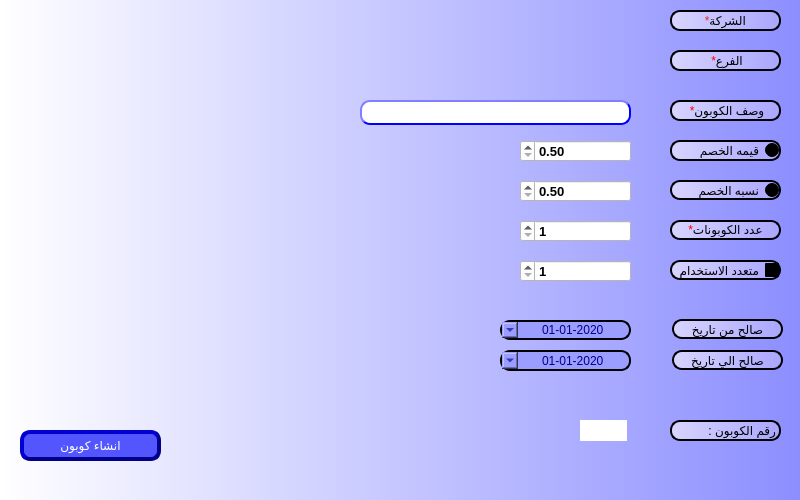
<?xml version="1.0" encoding="UTF-8"?>
<ui version="4.0">
 <class>CustomerGP</class>
 <widget class="QDialog" name="CustomerGP">
  <property name="geometry">
   <rect>
    <x>0</x>
    <y>0</y>
    <width>800</width>
    <height>500</height>
   </rect>
  </property>
  <property name="minimumSize">
   <size>
    <width>800</width>
    <height>500</height>
   </size>
  </property>
  <property name="maximumSize">
   <size>
    <width>800</width>
    <height>500</height>
   </size>
  </property>
  <property name="windowTitle">
   <string>انشاء كوبون</string>
  </property>
  <property name="layoutDirection">
   <enum>Qt::RightToLeft</enum>
  </property>
  <property name="styleSheet">
   <string notr="true">background-color: qlineargradient(spread:pad, x1:0, y1:0, x2:1, y2:0, stop:0 #ffffff, stop:1 #8c8eff);</string>
  </property>
  <widget class="QLabel" name="desc">
   <property name="geometry">
    <rect>
     <x>670</x>
     <y>100</y>
     <width>111</width>
     <height>21</height>
    </rect>
   </property>
   <property name="styleSheet">
    <string notr="true">color:Black;
background-color: qlineargradient(spread:pad, x1:0, y1:0, x2:1, y2:0, stop:0 #d8d5ff, stop:1 #a9a6ff);
border-style: outset;
border-width: 2px;
border-radius: 10px;
border-color:black;</string>
   </property>
   <property name="text">
    <string>&lt;html&gt;&lt;head/&gt;&lt;body&gt;&lt;p align=&quot;center&quot;&gt;&lt;span style=&quot; color:#ff0000;&quot;&gt;*&lt;/span&gt;وصف الكوبون&lt;/p&gt;&lt;/body&gt;&lt;/html&gt;</string>
   </property>
  </widget>
  <widget class="QPushButton" name="BTN_createCoupon">
   <property name="geometry">
    <rect>
     <x>20</x>
     <y>430</y>
     <width>141</width>
     <height>31</height>
    </rect>
   </property>
   <property name="layoutDirection">
    <enum>Qt::RightToLeft</enum>
   </property>
   <property name="styleSheet">
    <string notr="true">QPushButton{
                                        background-color: #5356ff;
                                        border-style: outset;
                                        border-width: 4px;
                                        border-radius: 10px;
                                        border-color: darkblue;
                    color:white;
	font: 75 14pt &quot;MS Shell Dlg 2&quot;;
	                                    }
                                        QPushButton:hover {
                                        background: qradialgradient(
                                        cx: 0.3, cy: -0.4, fx: 0.3, fy: -0.4,
                                        radius: 1.35, stop: 0 #3a0dab, stop: 1 #a5a5ff
                                        );
                                        }
                                        QPushButton:pressed {
                                        border-style: inset;
                                        background: qradialgradient(
                                        cx: 0.4, cy: -0.1, fx: 0.4, fy: -0.1,
                                        radius: 1.35, stop: 0 #a5a5ff, stop: 1 #3a0dab
                                        );
                                        }</string>
   </property>
   <property name="text">
    <string>انشاء كوبون</string>
   </property>
  </widget>
  <widget class="QLineEdit" name="LE_desc">
   <property name="geometry">
    <rect>
     <x>360</x>
     <y>100</y>
     <width>271</width>
     <height>25</height>
    </rect>
   </property>
   <property name="styleSheet">
    <string notr="true">QLineEdit{
                                        background-color: white;
                                        border-style: outset;
                                        border-width: 2px;
                                        border-radius: 10px;
                                        border-color: blue;
                                        min-width: 6em;
                                        }
                                        QLineEdit:hover {
                                        background: qradialgradient(
                                        cx: 0.3, cy: -0.4, fx: 0.3, fy: -0.4,
                                        radius: 1.35, stop: 0 #fff, stop: 1 #bbb
                                        );
                                        }
                                       QLineEdit:pressed {
                                        border-style: inset;
                                        background: qradialgradient(
                                        cx: 0.4, cy: -0.1, fx: 0.4, fy: -0.1,
                                        radius: 1.35, stop: 0 #fff, stop: 1 #ddd
                                        );
                                        }
                                    </string>
   </property>
  </widget>
  <widget class="QRadioButton" name="radioButton_Value">
   <property name="geometry">
    <rect>
     <x>670</x>
     <y>140</y>
     <width>111</width>
     <height>21</height>
    </rect>
   </property>
   <property name="layoutDirection">
    <enum>Qt::RightToLeft</enum>
   </property>
   <property name="autoFillBackground">
    <bool>false</bool>
   </property>
   <property name="styleSheet">
    <string notr="true">color:Black;
background-color: qlineargradient(spread:pad, x1:0, y1:0, x2:1, y2:0, stop:0 #d8d5ff, stop:1 #a9a6ff);
border-style: outset;
border-width: 2px;
border-radius: 10px;
border-color:black;</string>
   </property>
   <property name="text">
    <string>قيمه الخصم</string>
   </property>
   <property name="checked">
    <bool>true</bool>
   </property>
  </widget>
  <widget class="QRadioButton" name="radioButton_Percentage">
   <property name="geometry">
    <rect>
     <x>670</x>
     <y>180</y>
     <width>111</width>
     <height>20</height>
    </rect>
   </property>
   <property name="layoutDirection">
    <enum>Qt::RightToLeft</enum>
   </property>
   <property name="styleSheet">
    <string notr="true">color:Black;
background-color: qlineargradient(spread:pad, x1:0, y1:0, x2:1, y2:0, stop:0 #d8d5ff, stop:1 #a9a6ff);
border-style: outset;
border-width: 2px;
border-radius: 10px;
border-color:black;</string>
   </property>
   <property name="text">
    <string>نسبه الخصم</string>
   </property>
  </widget>
  <widget class="QCheckBox" name="checkBox_Multi">
   <property name="geometry">
    <rect>
     <x>670</x>
     <y>260</y>
     <width>111</width>
     <height>20</height>
    </rect>
   </property>
   <property name="layoutDirection">
    <enum>Qt::RightToLeft</enum>
   </property>
   <property name="styleSheet">
    <string notr="true">color:Black;
background-color: qlineargradient(spread:pad, x1:0, y1:0, x2:1, y2:0, stop:0 #d8d5ff, stop:1 #a9a6ff);
border-style: outset;
border-width: 2px;
border-radius: 10px;
border-color:black;</string>
   </property>
   <property name="text">
    <string>متعدد الاستخدام</string>
   </property>
  </widget>
  <widget class="QLabel" name="desc_2">
   <property name="geometry">
    <rect>
     <x>670</x>
     <y>220</y>
     <width>111</width>
     <height>20</height>
    </rect>
   </property>
   <property name="layoutDirection">
    <enum>Qt::RightToLeft</enum>
   </property>
   <property name="styleSheet">
    <string notr="true">color:Black;
background-color: qlineargradient(spread:pad, x1:0, y1:0, x2:1, y2:0, stop:0 #d8d5ff, stop:1 #a9a6ff);
border-style: outset;
border-width: 2px;
border-radius: 10px;
border-color:black;</string>
   </property>
   <property name="text">
    <string>&lt;html&gt;&lt;head/&gt;&lt;body&gt;&lt;p align=&quot;center&quot;&gt;&lt;span style=&quot; color:#ff0000;&quot;&gt;*&lt;/span&gt;عدد الكوبونات&lt;/p&gt;&lt;/body&gt;&lt;/html&gt;</string>
   </property>
   <property name="alignment">
    <set>Qt::AlignCenter</set>
   </property>
  </widget>
  <widget class="QLabel" name="desc_3">
   <property name="geometry">
    <rect>
     <x>672</x>
     <y>319</y>
     <width>111</width>
     <height>20</height>
    </rect>
   </property>
   <property name="layoutDirection">
    <enum>Qt::RightToLeft</enum>
   </property>
   <property name="styleSheet">
    <string notr="true">color:Black;
background-color: qlineargradient(spread:pad, x1:0, y1:0, x2:1, y2:0, stop:0 #d8d5ff, stop:1 #a9a6ff);
border-style: outset;
border-width: 2px;
border-radius: 10px;
border-color:black;</string>
   </property>
   <property name="text">
    <string>صالح من تاريخ</string>
   </property>
   <property name="alignment">
    <set>Qt::AlignCenter</set>
   </property>
  </widget>
  <widget class="QLabel" name="desc_4">
   <property name="geometry">
    <rect>
     <x>672</x>
     <y>350</y>
     <width>111</width>
     <height>20</height>
    </rect>
   </property>
   <property name="layoutDirection">
    <enum>Qt::RightToLeft</enum>
   </property>
   <property name="styleSheet">
    <string notr="true">color:Black;
background-color: qlineargradient(spread:pad, x1:0, y1:0, x2:1, y2:0, stop:0 #d8d5ff, stop:1 #a9a6ff);
border-style: outset;
border-width: 2px;
border-radius: 10px;
border-color:black;</string>
   </property>
   <property name="text">
    <string>صالح الي تاريخ</string>
   </property>
   <property name="alignment">
    <set>Qt::AlignCenter</set>
   </property>
  </widget>
  <widget class="QDateTimeEdit" name="Qdate_to">
   <property name="geometry">
    <rect>
     <x>500</x>
     <y>350</y>
     <width>131</width>
     <height>21</height>
    </rect>
   </property>
   <property name="layoutDirection">
    <enum>Qt::RightToLeft</enum>
   </property>
   <property name="styleSheet">
    <string notr="true">color:darkblue;
background-color: qlineargradient(spread:pad, x1:0, y1:0, x2:1, y2:0, stop:0 #d8d5ff, stop:1 #a9a6ff);
border-style: outset;
border-width: 2px;
border-radius: 10px;
border-color:black;
background-color: #9c9eff;</string>
   </property>
   <property name="alignment">
    <set>Qt::AlignCenter</set>
   </property>
   <property name="minimumDateTime">
    <datetime>
     <hour>0</hour>
     <minute>0</minute>
     <second>0</second>
     <year>2020</year>
     <month>1</month>
     <day>1</day>
    </datetime>
   </property>
   <property name="displayFormat">
    <string>yyyy-MM-dd</string>
   </property>
   <property name="calendarPopup">
    <bool>true</bool>
   </property>
  </widget>
  <widget class="QDateTimeEdit" name="Qdate_from">
   <property name="geometry">
    <rect>
     <x>500</x>
     <y>320</y>
     <width>131</width>
     <height>20</height>
    </rect>
   </property>
   <property name="layoutDirection">
    <enum>Qt::RightToLeft</enum>
   </property>
   <property name="styleSheet">
    <string notr="true">color:darkblue;
background-color: qlineargradient(spread:pad, x1:0, y1:0, x2:1, y2:0, stop:0 #d8d5ff, stop:1 #a9a6ff);
border-style: outset;
border-width: 2px;
border-radius: 10px;
border-color:black;
background-color: #9c9eff;</string>
   </property>
   <property name="alignment">
    <set>Qt::AlignCenter</set>
   </property>
   <property name="minimumDateTime">
    <datetime>
     <hour>0</hour>
     <minute>0</minute>
     <second>0</second>
     <year>2020</year>
     <month>1</month>
     <day>1</day>
    </datetime>
   </property>
   <property name="displayFormat">
    <string>yyyy-MM-dd</string>
   </property>
   <property name="calendarPopup">
    <bool>true</bool>
   </property>
  </widget>
  <widget class="QLabel" name="desc_6">
   <property name="geometry">
    <rect>
     <x>670</x>
     <y>10</y>
     <width>111</width>
     <height>21</height>
    </rect>
   </property>
   <property name="layoutDirection">
    <enum>Qt::RightToLeft</enum>
   </property>
   <property name="styleSheet">
    <string notr="true">color:Black;
background-color: qlineargradient(spread:pad, x1:0, y1:0, x2:1, y2:0, stop:0 #d8d5ff, stop:1 #a9a6ff);
border-style: outset;
border-width: 2px;
border-radius: 10px;
border-color:black;</string>
   </property>
   <property name="text">
    <string>&lt;html&gt;&lt;head/&gt;&lt;body&gt;&lt;p align=&quot;center&quot;&gt;&lt;span style=&quot; color:#ef2929;&quot;&gt;*&lt;/span&gt;الشركة &lt;/p&gt;&lt;/body&gt;&lt;/html&gt;</string>
   </property>
  </widget>
  <widget class="QLabel" name="desc_7">
   <property name="geometry">
    <rect>
     <x>670</x>
     <y>50</y>
     <width>111</width>
     <height>21</height>
    </rect>
   </property>
   <property name="layoutDirection">
    <enum>Qt::RightToLeft</enum>
   </property>
   <property name="styleSheet">
    <string notr="true">color:Black;
background-color: qlineargradient(spread:pad, x1:0, y1:0, x2:1, y2:0, stop:0 #d8d5ff, stop:1 #a9a6ff);
border-style: outset;
border-width: 2px;
border-radius: 10px;
border-color:black;</string>
   </property>
   <property name="text">
    <string>&lt;html&gt;&lt;head/&gt;&lt;body&gt;&lt;p align=&quot;center&quot;&gt;&lt;span style=&quot; color:#ff0000;&quot;&gt;*&lt;/span&gt;الفرع&lt;/p&gt;&lt;/body&gt;&lt;/html&gt;</string>
   </property>
  </widget>
  <widget class="QDoubleSpinBox" name="LE_desc_2">
   <property name="geometry">
    <rect>
     <x>520</x>
     <y>140</y>
     <width>111</width>
     <height>22</height>
    </rect>
   </property>
   <property name="font">
    <font>
     <pointsize>10</pointsize>
     <weight>75</weight>
     <bold>true</bold>
    </font>
   </property>
   <property name="styleSheet">
    <string notr="true">background-color: rgb(255, 255, 255);</string>
   </property>
   <property name="minimum">
    <double>0.500000000000000</double>
   </property>
  </widget>
  <widget class="QDoubleSpinBox" name="LE_desc_3">
   <property name="geometry">
    <rect>
     <x>520</x>
     <y>180</y>
     <width>111</width>
     <height>22</height>
    </rect>
   </property>
   <property name="font">
    <font>
     <pointsize>10</pointsize>
     <weight>75</weight>
     <bold>true</bold>
    </font>
   </property>
   <property name="styleSheet">
    <string notr="true">background-color: rgb(255, 255, 255);</string>
   </property>
   <property name="minimum">
    <double>0.500000000000000</double>
   </property>
  </widget>
  <widget class="QSpinBox" name="LE_desc_4">
   <property name="geometry">
    <rect>
     <x>520</x>
     <y>220</y>
     <width>111</width>
     <height>22</height>
    </rect>
   </property>
   <property name="font">
    <font>
     <pointsize>10</pointsize>
     <weight>75</weight>
     <bold>true</bold>
    </font>
   </property>
   <property name="styleSheet">
    <string notr="true">background-color: rgb(255, 255, 255);</string>
   </property>
   <property name="minimum">
    <number>1</number>
   </property>
  </widget>
  <widget class="QSpinBox" name="LE_desc_5">
   <property name="geometry">
    <rect>
     <x>520</x>
     <y>260</y>
     <width>111</width>
     <height>22</height>
    </rect>
   </property>
   <property name="font">
    <font>
     <pointsize>10</pointsize>
     <weight>75</weight>
     <bold>true</bold>
    </font>
   </property>
   <property name="styleSheet">
    <string notr="true">background-color: rgb(255, 255, 255);</string>
   </property>
   <property name="minimum">
    <number>1</number>
   </property>
  </widget>
  <widget class="QLabel" name="label_num">
   <property name="geometry">
    <rect>
     <x>580</x>
     <y>420</y>
     <width>47</width>
     <height>21</height>
    </rect>
   </property>
   <property name="styleSheet">
    <string notr="true">background-color: rgb(255, 255, 255);</string>
   </property>
   <property name="text">
    <string/>
   </property>
  </widget>
  <widget class="QLabel" name="label_2">
   <property name="geometry">
    <rect>
     <x>670</x>
     <y>420</y>
     <width>111</width>
     <height>21</height>
    </rect>
   </property>
   <property name="styleSheet">
    <string notr="true">color:Black;
background-color: qlineargradient(spread:pad, x1:0, y1:0, x2:1, y2:0, stop:0 #d8d5ff, stop:1 #a9a6ff);
border-style: outset;
border-width: 2px;
border-radius: 10px;
border-color:black;</string>
   </property>
   <property name="text">
    <string>رقم الكوبون : </string>
   </property>
  </widget>
 </widget>
 <resources/>
 <connections/>
</ui>
